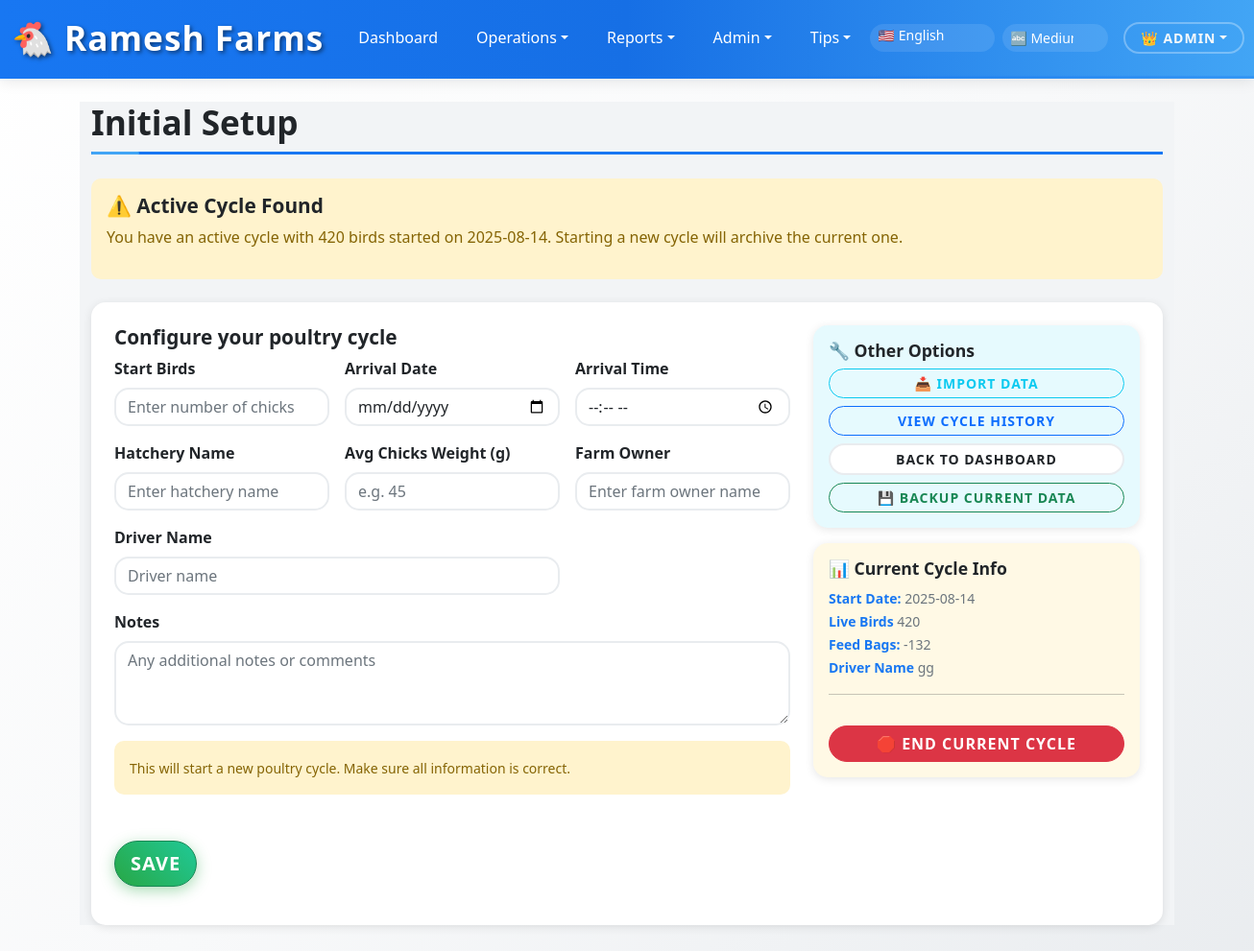
The app's page /setup (signed in), older data.
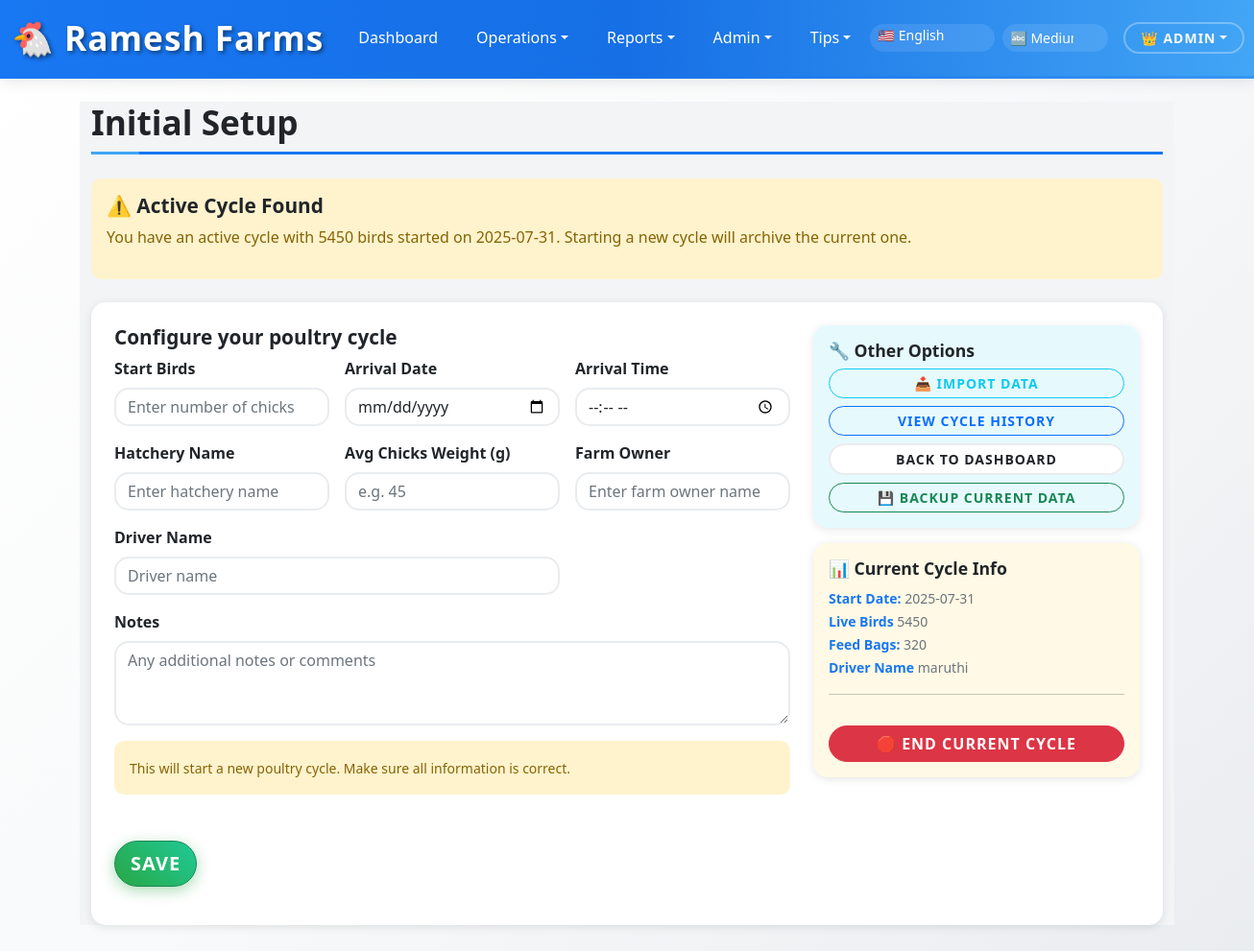
The same page, newer data.
### app.py (models this page shows)
class Cycle(db.Model):
    id = db.Column(db.Integer, primary_key=True)
    start_date = db.Column(db.String(50))
    start_time = db.Column(db.String(50))
    start_birds = db.Column(db.Integer)
    current_birds = db.Column(db.Integer)
    start_feed_bags = db.Column(db.Float)
    driver = db.Column(db.String(120))
    notes = db.Column(db.String(500))
    status = db.Column(db.String(20), default='active')  # 'active' or 'archived'
    end_date = db.Column(db.String(50))  # Date when cycle was completed/archived

### app.py (the view, shortened to what this page needs)
@app.route('/setup', methods=['GET','POST'])
@admin_required
def setup():
    existing_cycle = get_active_cycle()
    return render_template('setup.html', existing_cycle=existing_cycle)

### app.py (called while the page is built)
def admin_required(f):
    @wraps(f)
    def decorated_function(*args, **kwargs):
        if 'user_id' not in session:
            return redirect(url_for('login'))
        user = User.query.get(session['user_id'])
        if not user or user.role != 'admin':
            flash('Access denied. Admin privileges required.', 'error')
            return redirect(url_for('dashboard'))
        return f(*args, **kwargs)
    return decorated_function

def get_active_cycle():
    return Cycle.query.filter_by(status='active').order_by(Cycle.id.desc()).first()

### templates/setup.html (shortened to what this page needs)
{% extends 'base.html' %}
{% block content %}
<h2 data-i18n="setup_title">Initial Setup</h2>
{% if existing_cycle %}
<div class="alert alert-warning mb-4">
  <h5 data-i18n="existing_cycle_warning">⚠️ Active Cycle Found</h5>
  <p data-i18n="existing_cycle_msg">
    You have an active cycle with {{ existing_cycle.current_birds }} birds started on {{ existing_cycle.start_date }}.
    Starting a new cycle will archive the current one.
  </p>
</div>
{% endif %}
<div class="card p-4">
  <div class="row">
    <div class="col-md-8">
      <h5 data-i18n="setup_subtitle">Configure your poultry cycle</h5>
      <form method="POST" class="row g-3">
        <div class="col-md-4">
          <label for="start-birds" class="form-label" data-i18n="start_birds">Start Birds</label>
          <input id="start-birds" data-i18n-placeholder="start_birds_ph" type="number" name="start_birds" class="form-control" required min="1">
        </div>
        <div class="col-md-4">
          <label for="start-date" class="form-label" data-i18n="arrival_dt">Arrival Date</label>
          <input id="start-date" type="date" name="start_date" class="form-control" value="{{ today }}">
        </div>
        <div class="col-md-4">
          <label for="start-time" class="form-label" data-i18n="arrival_time">Arrival Time</label>
          <input id="start-time" type="time" name="start_time" class="form-control">
        </div>
        <div class="col-md-4">
          <label for="hatchery_name" class="form-label">Hatchery Name</label>
          <input id="hatchery_name" type="text" name="hatchery_name" class="form-control" placeholder="Enter hatchery name">
        </div>
        <div class="col-md-4">
          <label for="avg_chicks_weight" class="form-label">Avg Chicks Weight (g)</label>
          <input id="avg_chicks_weight" type="number" step="0.01" name="avg_chicks_weight" class="form-control" placeholder="e.g. 45">
        </div>
        <div class="col-md-4">
          <label for="farm_owner" class="form-label">Farm Owner</label>
          <input id="farm_owner" type="text" name="farm_owner" class="form-control" placeholder="Enter farm owner name">
        </div>
        <div class="col-md-8">
          <label for="driver" class="form-label" data-i18n="driver">Driver Name</label>
          <input id="driver" data-i18n-placeholder="driver_ph" type="text" name="driver" class="form-control">
        </div>
        <div class="col-12">
          <label for="notes" class="form-label" data-i18n="notes">Notes</label>
          <textarea id="notes" data-i18n-placeholder="notes_ph" name="notes" class="form-control" rows="3"></textarea>
        </div>
        <div class="col-12">
          <div class="alert alert-warning">
            <small data-i18n="setup_info">This will start a new poultry cycle. Make sure all information is correct.</small>
          </div>
        </div>
        <div class="col-12">
          <button class="btn btn-success btn-lg my-3" type="submit" data-i18n="save">
          </button>
        </div>
      </form>
    </div>
    <div class="col-md-4">
      <div class="card bg-info bg-opacity-10 border-info">
        <div class="card-body">
          <h6 data-i18n="other_options">🔧 Other Options</h6>
          <div class="d-grid gap-2">
            {% if session.role == 'admin' %}
            <a href="{{ url_for('import_data') }}" class="btn btn-outline-info btn-sm" data-i18n="import_data_link">
              📥 Import Data
            </a>
            {% endif %}
            <a href="{{ url_for('cycle_history') }}" class="btn btn-outline-primary btn-sm" data-i18n="view_cycle_history">
            </a>
            <a href="{{ url_for('dashboard') }}" class="btn btn-outline-secondary btn-sm" data-i18n="back_to_dashboard">
            </a>
            {% if existing_cycle and session.role == 'admin' %}
            <a href="{{ url_for('export') }}" class="btn btn-outline-success btn-sm" data-i18n="backup_current">
              💾 Backup Current Data
            </a>
            {% endif %}
          </div>
        </div>
      </div>
      {% if existing_cycle %}
      <div class="card bg-warning bg-opacity-10 border-warning mt-3">
        <div class="card-body">
          <h6 data-i18n="current_cycle_info">📊 Current Cycle Info</h6>
          <small class="text-muted">
            <strong data-i18n="start_date">Start Date:</strong> {{ existing_cycle.start_date }}<br>
            <strong data-i18n="live_birds">Live Birds:</strong> {{ existing_cycle.current_birds }}<br>
            <strong data-i18n="feed_bags">Feed Bags:</strong> {{ existing_cycle.start_feed_bags|round|int }}<br>
            <strong data-i18n="driver">Driver:</strong> {{ existing_cycle.driver or 'N/A' }}
          </small>
          <hr>
          {% if session.role == 'admin' %}
          <form method="POST" action="{{ url_for('reset_cycle') }}" onsubmit="return confirm('Are you sure you want to end the current cycle? This will archive the cycle and set the end date to today. This action cannot be undone.')">
            <button type="submit" class="btn btn-danger w-100 mt-3" data-i18n="end_cycle_btn">🛑 End Current Cycle</button>
          </form>
          {% endif %}
        </div>
      </div>
      {% endif %}
    </div>
  </div>
</div>
{% endblock %}

### templates/base.html (shortened to what this page needs)
<!doctype html>
<html lang="en">
  <head>
    <link href="https://cdn.jsdelivr.net/npm/bootstrap@5.3.0/dist/css/bootstrap.min.css" rel="stylesheet">
    <link rel="stylesheet" href="{{ url_for('static', filename='style.css') }}">
  </head>
  <body>
            <nav class="navbar navbar-expand-lg navbar-dark" style="background: linear-gradient(135deg, #667eea 0%, #764ba2 100%); box-shadow: 0 2px 15px rgba(0,0,0,0.1);">
            <div class="container-fluid">
              <a class="navbar-brand chicken-icon d-inline-block align-middle fw-bold" href="{{ url_for('dashboard') }}" data-i18n="app_title" style="color: #ffffff; font-size: 1.4rem;">
              </a>
              <div class="collapse navbar-collapse d-none d-lg-block" id="navmenu">
                <ul class="navbar-nav me-auto mb-2 mb-lg-0">
                  <li class="nav-item">
                    <a class="nav-link px-3 rounded-pill mx-1 transition-all" href="{{ url_for('dashboard') }}" data-i18n="nav_dashboard" style="color: rgba(255,255,255,0.9); transition: all 0.3s ease;">
                    </a>
                  </li>
                  <li class="nav-item dropdown">
                    <a class="nav-link dropdown-toggle px-3 rounded-pill mx-1" href="#" role="button" data-bs-toggle="dropdown" aria-expanded="false" data-i18n="nav_operations" style="color: rgba(255,255,255,0.9);">
                    </a>
                  </li>
                  <li class="nav-item dropdown">
                    <a class="nav-link dropdown-toggle px-3 rounded-pill mx-1" href="#" role="button" data-bs-toggle="dropdown" aria-expanded="false" data-i18n="nav_reports" style="color: rgba(255,255,255,0.9);">
                    </a>
                  </li>
                  {% if session.role == 'admin' %}
                  <li class="nav-item dropdown">
                    <a class="nav-link dropdown-toggle px-3 rounded-pill mx-1" href="#" role="button" data-bs-toggle="dropdown" aria-expanded="false" data-i18n="nav_admin" style="color: rgba(255,255,255,0.9);">
                    </a>
                  </li>
                  {% endif %}
                  <li class="nav-item dropdown">
                    <a class="nav-link dropdown-toggle px-3 rounded-pill mx-1" href="#" id="tipsDropdown" role="button" data-bs-toggle="dropdown" aria-expanded="false" data-i18n="tips" style="color: rgba(255,255,255,0.9);">
                    </a>
                  </li>
                </ul>
                <div class="d-flex align-items-center">
                  <select id="langSelect" class="form-select form-select-sm me-2 border-0" style="width:130px; background: rgba(255,255,255,0.1); color: white; border-radius: 20px;">
                    <option value="en" style="color: #333;">🇺🇸 English</option>
                  </select>
                  <select id="fontSizeSelect" class="form-select form-select-sm me-3 border-0" style="width:110px; background: rgba(255,255,255,0.1); color: white; border-radius: 20px;" title="Font Size">
                    <option value="medium" selected data-i18n="font_size_medium" style="color: #333;">🔤 Medium</option>
                  </select>
                  <div class="dropdown">
                    <button class="btn btn-outline-light btn-sm dropdown-toggle rounded-pill px-3" type="button" data-bs-toggle="dropdown" style="border: 2px solid rgba(255,255,255,0.3); transition: all 0.3s ease;">
                      {% if session.role == 'admin' %}👑{% else %}👤{% endif %} {{ session.username }}
                    </button>
                  </div>
                </div>
              </div>
        </div>
      </nav>
     <main class="container my-4" style="background-color: #f2f4f6;"> {% block content %}{% endblock %} </main>
  </body>
</html>

Row changes from the older to the newer data that the page shows:
changed Cycle: current_birds "420" → "5450"; start_date "2025-08-14" → "2025-07-31"; start_feed_bags "-132" → "320"; driver "gg" → "maruthi"
